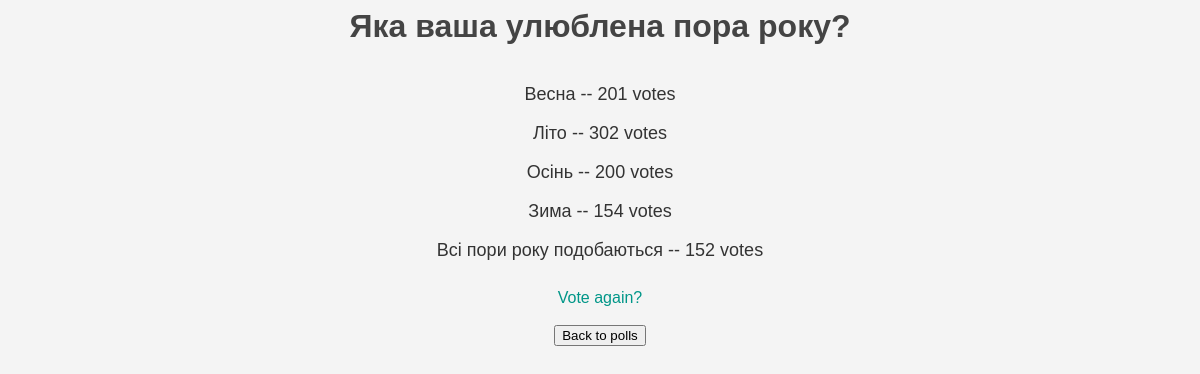
Page /polls/1/results/ on the committed database.
### polls/models.py (models this page shows, shortened)
class Question(models.Model):
    question_text = models.CharField(max_length=200)
    pub_date = models.DateTimeField('date published')

class Choice(models.Model):
    question = models.ForeignKey(Question, on_delete=models.CASCADE)
    choice_text = models.CharField(max_length=200)
    votes = models.IntegerField(default=0)
    image = models.ImageField(upload_to='choices/', blank=True, null=True)

### polls/views.py (the view)
# urls.py: path('<int:pk>/results/', views.ResultsView.as_view(), name='results'),
class ResultsView(generic.DetailView):
    model = Question
    template_name = 'polls/results.html'

### polls/templates/polls/results.html (shortened to what this page needs)
{% load static %}
<link rel="stylesheet" href="{% static 'polls/style.css' %}">
<h1>{{ question.question_text }}</h1>
<div class="container">
  <div class="row">
    <div class="col-8">
      {% for choice in question.choice_set.all %}
        <div class="row">
          <div class="col-8">
            <p class="result-text">{{ choice.choice_text }} -- {{ choice.votes }} vote{{ choice.votes|pluralize }}</p>
          </div>
        </div>
      {% endfor %}
    </div>
  </div>
</div>
<a href="{% url 'polls:detail' question.id %}">Vote again?</a>
<form action="{% url 'polls:index' %}">
    <input type="submit" value="Back to polls">
</form>

### polls/static/polls/style.css (style rules this page uses)
h1 { color: #444; }
.container { display: flex; flex-direction: column; align-items: center; }
.result-text { font-size: 18px; margin-bottom: 10px; }
p { list-style-type: none; }
a { color: #009688; text-decoration: none; }

### rows in the picture
Question: question_text "Яка ваша улюблена пора року?"
Choice: choice_text "Весна", votes "201"
Choice: choice_text "Літо", votes "302"
Choice: choice_text "Осінь", votes "200"
Choice: choice_text "Зима", votes "154"
Choice: choice_text "Всі пори року подобаються", votes "152"
